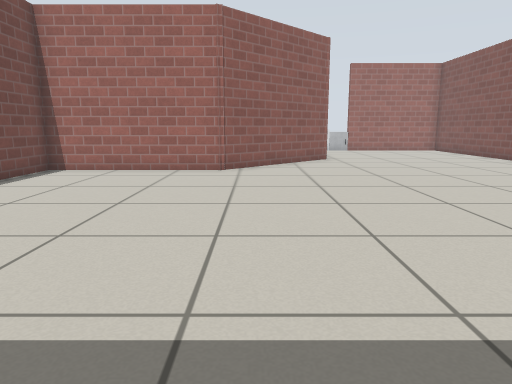
view 1 (above)

12 first-person views from a walk through a robot-simulator world made for Gazebo. The camera is 0.68 m above the floor, tilts 10° down and sees 70° across. The floor is counted in squares, 0.5 m on a side. Each view is taken from the middle of a square. On the plan, view 1 faces up. The plan holds only what a view shows up to about 15 squares ahead; the rest is blank. Simple patterns stand in for the simulator's built-in surfaces.

view 2
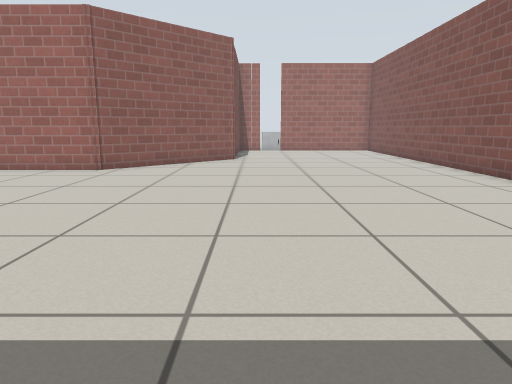

view 3
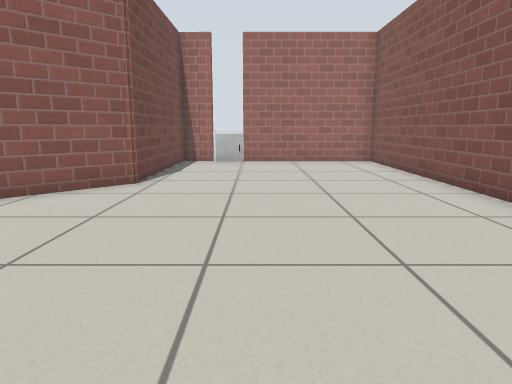

view 4
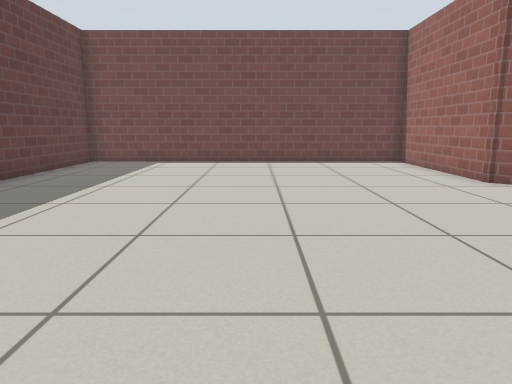

view 5
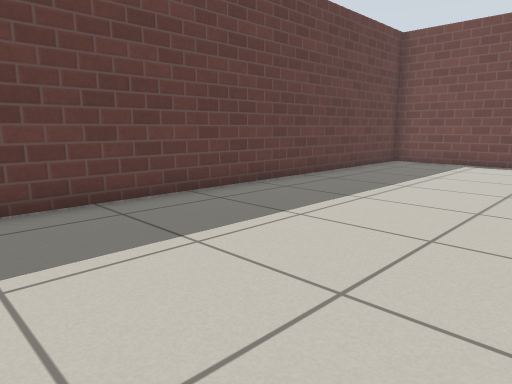

view 6
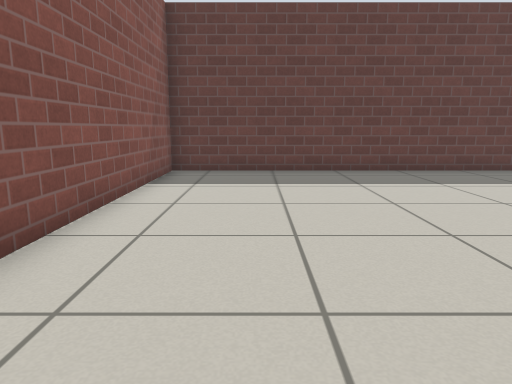

view 7
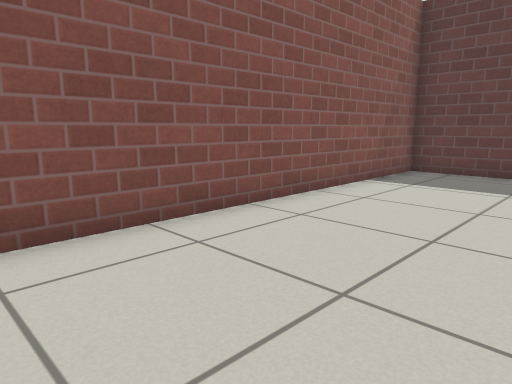

view 8
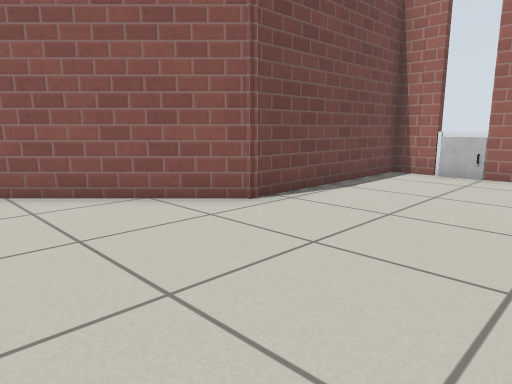

view 9
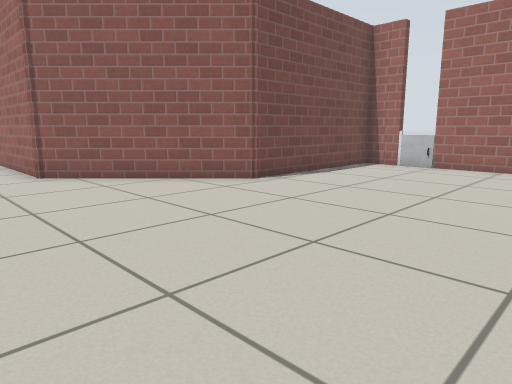

view 10
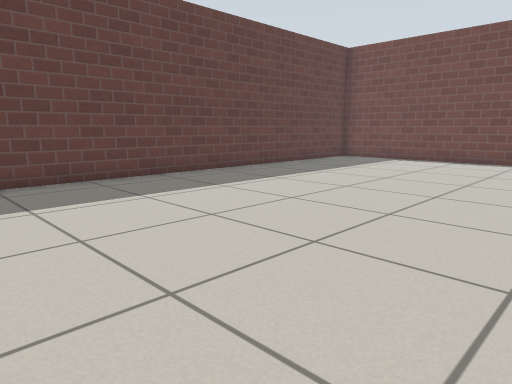

view 11
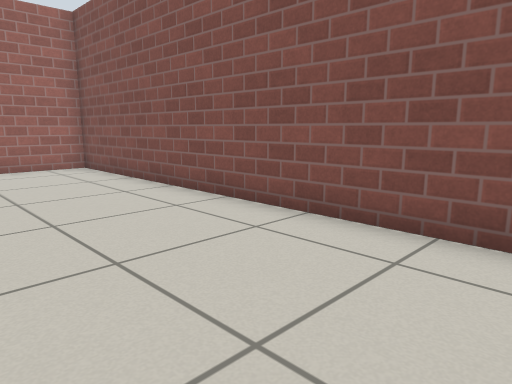

view 12
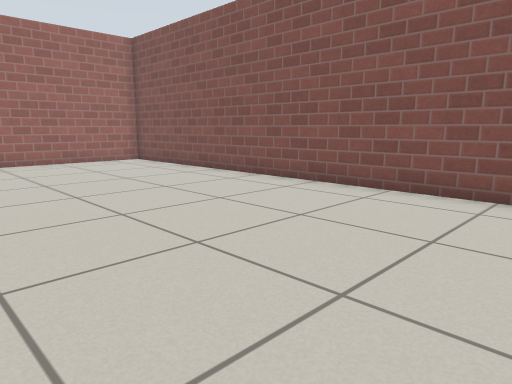

### Floor plan
Points are (right, up) in squares from view 1. A wall is a line through its corners. A room is listed if a view was taken in it or the views show most of it. See-through windows are left out.
Room 1 (views 1, 2, 3, 4, 5, 6, 7, 8, 9, 10, 11, 12)
walls: (4.2, 22.4) (4.2, 22) (3, 22) (3, 15.9) (-1.1, 11.8) (-6.7, 11.8) (-6.7, -0.6) (10.7, -0.6) (10.7, 22) (5.5, 22)
objects: other object (5, 22)

Positions as (right, up) in squares from view 1, and headings:
1: (0, 0), facing up
2: (4, 0), facing up
3: (6, 7), facing up
4: (8, 6), facing left
5: (8, 6), facing down-left
6: (8, 11), facing down
7: (6, 11), facing down-right
8: (8, 11), facing up-left
9: (10, 9), facing up-left
10: (9, 9), facing down-left
11: (6, 9), facing up-right
12: (3, 7), facing up-right
